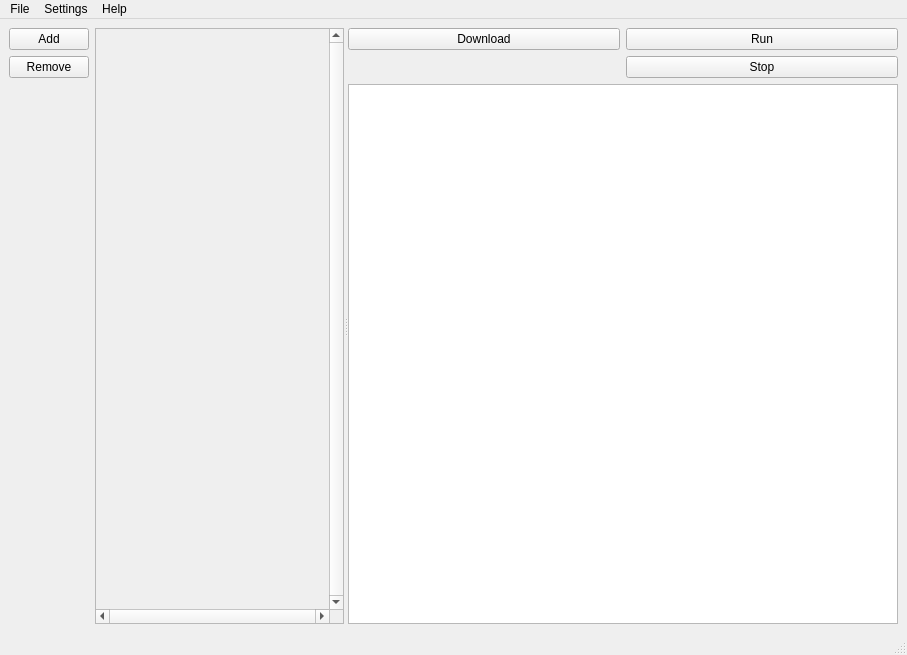
<?xml version="1.0" encoding="UTF-8"?>
<ui version="4.0">
 <class>MainWindow</class>
 <widget class="QMainWindow" name="MainWindow">
  <property name="geometry">
   <rect>
    <x>0</x>
    <y>0</y>
    <width>907</width>
    <height>655</height>
   </rect>
  </property>
  <property name="windowTitle">
   <string>MainWindow</string>
  </property>
  <widget class="QWidget" name="centralwidget">
   <layout class="QGridLayout" name="gridLayout_2">
    <item row="0" column="0">
     <widget class="QSplitter" name="splitter">
      <property name="orientation">
       <enum>Qt::Horizontal</enum>
      </property>
      <widget class="QWidget" name="layoutWidget">
       <layout class="QHBoxLayout" name="horizontalLayout_2">
        <item>
         <layout class="QVBoxLayout" name="verticalLayout_3">
          <item>
           <layout class="QVBoxLayout" name="verticalLayout_2">
            <item>
             <widget class="QPushButton" name="addBtn">
              <property name="text">
               <string>Add</string>
              </property>
             </widget>
            </item>
            <item>
             <widget class="QPushButton" name="removeBtn">
              <property name="text">
               <string>Remove</string>
              </property>
             </widget>
            </item>
           </layout>
          </item>
          <item>
           <spacer name="verticalSpacer">
            <property name="orientation">
             <enum>Qt::Vertical</enum>
            </property>
            <property name="sizeHint" stdset="0">
             <size>
              <width>20</width>
              <height>40</height>
             </size>
            </property>
           </spacer>
          </item>
         </layout>
        </item>
        <item>
         <widget class="QScrollArea" name="scanArea">
          <property name="verticalScrollBarPolicy">
           <enum>Qt::ScrollBarAlwaysOn</enum>
          </property>
          <property name="horizontalScrollBarPolicy">
           <enum>Qt::ScrollBarAlwaysOn</enum>
          </property>
          <property name="sizeAdjustPolicy">
           <enum>QAbstractScrollArea::AdjustToContents</enum>
          </property>
          <property name="widgetResizable">
           <bool>true</bool>
          </property>
          <widget class="QWidget" name="scrollAreaWidgetContents">
           <property name="geometry">
            <rect>
             <x>0</x>
             <y>0</y>
             <width>247</width>
             <height>557</height>
            </rect>
           </property>
          </widget>
         </widget>
        </item>
       </layout>
      </widget>
      <widget class="QWidget" name="">
       <layout class="QVBoxLayout" name="verticalLayout">
        <item>
         <layout class="QGridLayout" name="gridLayout">
          <item row="0" column="0">
           <widget class="QPushButton" name="downloadBtn">
            <property name="text">
             <string>Download</string>
            </property>
           </widget>
          </item>
          <item row="0" column="1">
           <widget class="QPushButton" name="runBtn">
            <property name="text">
             <string>Run</string>
            </property>
           </widget>
          </item>
          <item row="1" column="1">
           <widget class="QPushButton" name="stopBtn">
            <property name="text">
             <string>Stop</string>
            </property>
           </widget>
          </item>
         </layout>
        </item>
        <item>
         <widget class="QPlainTextEdit" name="announcer">
          <property name="sizePolicy">
           <sizepolicy hsizetype="Minimum" vsizetype="Expanding">
            <horstretch>0</horstretch>
            <verstretch>0</verstretch>
           </sizepolicy>
          </property>
          <property name="readOnly">
           <bool>true</bool>
          </property>
         </widget>
        </item>
       </layout>
      </widget>
     </widget>
    </item>
   </layout>
  </widget>
  <widget class="QMenuBar" name="menubar">
   <property name="geometry">
    <rect>
     <x>0</x>
     <y>0</y>
     <width>907</width>
     <height>26</height>
    </rect>
   </property>
   <widget class="QMenu" name="menuFile">
    <property name="title">
     <string>File</string>
    </property>
    <addaction name="actionNew_Scan"/>
    <addaction name="actionLoad_Scan"/>
    <addaction name="actionSave_Scan"/>
    <addaction name="separator"/>
    <addaction name="actionExit"/>
   </widget>
   <widget class="QMenu" name="menuSettings">
    <property name="title">
     <string>Settings</string>
    </property>
    <addaction name="actionSettings"/>
   </widget>
   <widget class="QMenu" name="menuHelp">
    <property name="title">
     <string>Help</string>
    </property>
    <addaction name="actionHelp"/>
    <addaction name="separator"/>
    <addaction name="actionAbort"/>
   </widget>
   <addaction name="menuFile"/>
   <addaction name="menuSettings"/>
   <addaction name="menuHelp"/>
  </widget>
  <widget class="QStatusBar" name="statusbar"/>
  <action name="actionNew_Scan">
   <property name="text">
    <string>New Scan</string>
   </property>
  </action>
  <action name="actionLoad_Scan">
   <property name="text">
    <string>Load Scan</string>
   </property>
  </action>
  <action name="actionSave_Scan">
   <property name="text">
    <string>Save Scan</string>
   </property>
  </action>
  <action name="actionHelp">
   <property name="text">
    <string>Help</string>
   </property>
  </action>
  <action name="actionAbort">
   <property name="text">
    <string>Abort</string>
   </property>
  </action>
  <action name="actionSettings">
   <property name="text">
    <string>Settings</string>
   </property>
  </action>
  <action name="actionExit">
   <property name="text">
    <string>Exit</string>
   </property>
  </action>
 </widget>
 <resources/>
 <connections/>
</ui>
